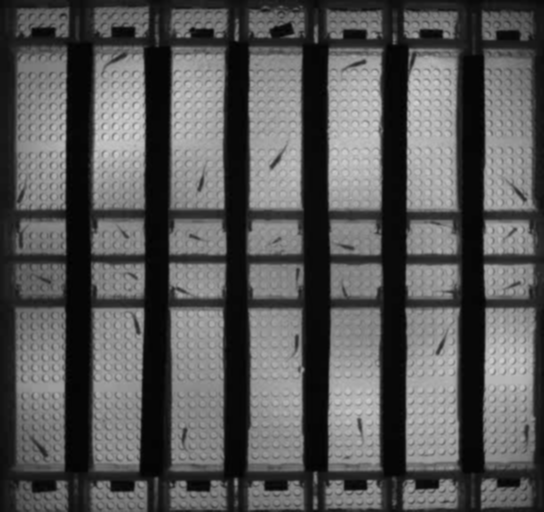
#> input picture data/input/frames/frame_000_original.png, 544 x 512 px
$ python -i motion_detector.py   (imports and definitions only)
#> lines starting #> are read from the running program, lines starting #| are printed output that depends on the picture; after the words box and inside, x2 and y2 are one past the last pixel; in counts of white or black regions, pixels touching at a corner belong together
"""Motion-based fish detection for tiny fish in challenging environments."""

import cv2
import numpy as np
from pathlib import Path
from typing import List, Tuple, Optional, Dict
from dataclasses import dataclass
from collections import deque
import time


@dataclass
class FishTrack:
    """Represents a tracked fish with position history and properties."""
    id: int
    x: int
    y: int
    width: int
    height: int
    area: int
    confidence: float
    age: int
    last_seen: int
    velocity: Tuple[float, float]
    position_history: List[Tuple[int, int]]


class BarMaskDetector:
    """Detects and creates masks for vertical bars/occluders in the tank."""

    def __init__(self, bar_width_threshold: int = 20, min_bar_length: int = 100):
        """
        Initialize bar mask detector.

        Args:
            bar_width_threshold: Maximum width to consider as a bar (pixels)
            min_bar_length: Minimum length to consider as a bar (pixels)
        """
        self.bar_width_threshold = bar_width_threshold
        self.min_bar_length = min_bar_length
        self.static_mask = None
        self.bar_regions = []

    def detect_bars(self, image: np.ndarray) -> np.ndarray:
        """Detect vertical bars and create a mask."""
        gray = cv2.cvtColor(image, cv2.COLOR_BGR2GRAY) if len(image.shape) == 3 else image

        # Use edge detection to find vertical lines
        edges = cv2.Canny(gray, 50, 150, apertureSize=3)

        # Detect lines using Hough transform
        lines = cv2.HoughLinesP(edges, 1, np.pi/180, threshold=100,
                               minLineLength=self.min_bar_length, maxLineGap=10)

        mask = np.zeros(gray.shape, dtype=np.uint8)
        bar_regions = []

        if lines is not None:
            for line in lines:
                x1, y1, x2, y2 = line[0]

                # Check if line is roughly vertical
                if abs(x2 - x1) < self.bar_width_threshold:
                    # Create a thicker line for the mask
                    thickness = max(3, abs(x2 - x1) + 10)
                    cv2.line(mask, (x1, y1), (x2, y2), 255, thickness)

                    # Store bar region for tracking
                    bar_regions.append({
                        'x': min(x1, x2),
                        'y': min(y1, y2),
                        'width': abs(x2 - x1) + thickness,
                        'height': abs(y2 - y1)
                    })

        self.bar_regions = bar_regions
        self.static_mask = mask
        return mask

    def update_mask(self, image: np.ndarray) -> np.ndarray:
        """Update bar mask, using static mask if available."""
        if self.static_mask is not None:
            return self.static_mask
        return self.detect_bars(image)


class MotionFishDetector:
    """Motion-based fish detector optimized for tiny fish in challenging environments."""

    def __init__(self,
                 var_threshold: int = 16,
                 history: int = 500,
                 detect_shadows: bool = False,
                 min_area: int = 20,
                 max_area: int = 800,
                 min_aspect_ratio: float = 2.2,
                 max_aspect_ratio: float = 8.0,
                 tracking_threshold: float = 0.3):
        """
        Initialize motion-based fish detector.

        Args:
            var_threshold: MOG2 variance threshold for background subtraction
            history: Number of frames for background model
            detect_shadows: Whether to detect shadows
            min_area: Minimum area for fish detection
            max_area: Maximum area for fish detection
            min_aspect_ratio: Minimum aspect ratio for fish (long and thin)
            max_aspect_ratio: Maximum aspect ratio for fish
            tracking_threshold: IoU threshold for tracking
        """
        self.var_threshold = var_threshold
        self.history = history
        self.detect_shadows = detect_shadows
        self.min_area = min_area
        self.max_area = max_area
        self.min_aspect_ratio = min_aspect_ratio
        self.max_aspect_ratio = max_aspect_ratio
        self.tracking_threshold = tracking_threshold

        # Initialize background subtractor
        self.bg_subtractor = cv2.createBackgroundSubtractorMOG2(
            varThreshold=var_threshold,
            detectShadows=detect_shadows,
            history=history
        )

        # Initialize bar mask detector
        self.bar_detector = BarMaskDetector()

        # Tracking variables
        self.tracks = {}
        self.next_id = 0
        self.frame_count = 0

        # Morphological kernels
        self.kernel_open = cv2.getStructuringElement(cv2.MORPH_ELLIPSE, (3, 3))
        self.kernel_close = cv2.getStructuringElement(cv2.MORPH_ELLIPSE, (5, 5))

        # Preprocessing parameters
        self.blur_kernel = (5, 5)
        self.clahe = cv2.createCLAHE(clipLimit=2.0, tileGridSize=(8, 8))

    def preprocess_frame(self, frame: np.ndarray) -> np.ndarray:
        """Preprocess frame for better detection."""
        # Convert to grayscale
        if len(frame.shape) == 3:
            gray = cv2.cvtColor(frame, cv2.COLOR_BGR2GRAY)
        else:
            gray = frame.copy()

        # Apply CLAHE for better contrast
        enhanced = self.clahe.apply(gray)

        # Apply Gaussian blur to reduce noise
        blurred = cv2.GaussianBlur(enhanced, self.blur_kernel, 0)

        return blurred

    def detect_motion_objects(self, frame: np.ndarray) -> List[Tuple[int, int, int, int, float]]:
        """Detect moving objects using background subtraction."""
        # Preprocess frame
        processed = self.preprocess_frame(frame)

        # Apply background subtraction
        fg_mask = self.bg_subtractor.apply(processed)

        # Get bar mask and apply it
        bar_mask = self.bar_detector.update_mask(frame)
        fg_mask[bar_mask == 255] = 0  # Ignore areas with bars

        # Morphological operations to clean up the mask
        fg_mask = cv2.morphologyEx(fg_mask, cv2.MORPH_OPEN, self.kernel_open, iterations=2)
        fg_mask = cv2.morphologyEx(fg_mask, cv2.MORPH_CLOSE, self.kernel_close, iterations=1)

        # Find contours
        contours, _ = cv2.findContours(fg_mask, cv2.RETR_EXTERNAL, cv2.CHAIN_APPROX_SIMPLE)

        detections = []
        for contour in contours:
            area = cv2.contourArea(contour)

            # Filter by area
            if area < self.min_area or area > self.max_area:
                continue

            # Get bounding rectangle
            x, y, w, h = cv2.boundingRect(contour)

            # Calculate aspect ratio
            aspect_ratio = max(w, h) / max(1, min(w, h))

            # Filter by aspect ratio (fish are long and thin)
            if aspect_ratio < self.min_aspect_ratio or aspect_ratio > self.max_aspect_ratio:
                continue

            # Calculate confidence based on shape and area
            confidence = self._calculate_confidence(contour, area, aspect_ratio)

            detections.append((x, y, w, h, confidence))

        return detections

    # [233 lines left out: functions _calculate_confidence, update_tracks, _calculate_iou, process_frame, visualize_tracks, process_video, not called in this run]

>>> import cv2
>>> picture = cv2.imread('../../data/input/frames/frame_000_original.png')
#> picture is the input picture: shape (512, 544, 3); min 1, max 213, mean 87.6
>>> result = MotionFishDetector().detect_motion_objects(picture)
#> in preprocess_frame, `enhanced = self.clahe.apply(gray)`:
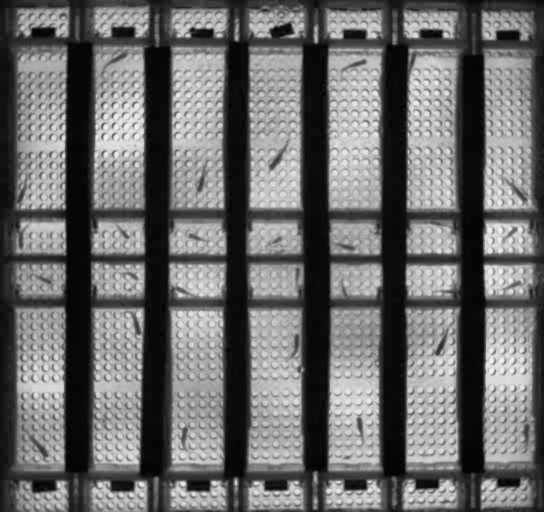
#> enhanced: shape (512, 544); min 1, max 241, mean 107.3
#> in detect_motion_objects, `fg_mask = self.bg_subtractor.apply(processed)`: fg_mask: shape (512, 544); every value is 255
#> in detect_bars, `edges = cv2.Canny(gray, 50, 150, apertureSize=3)`:
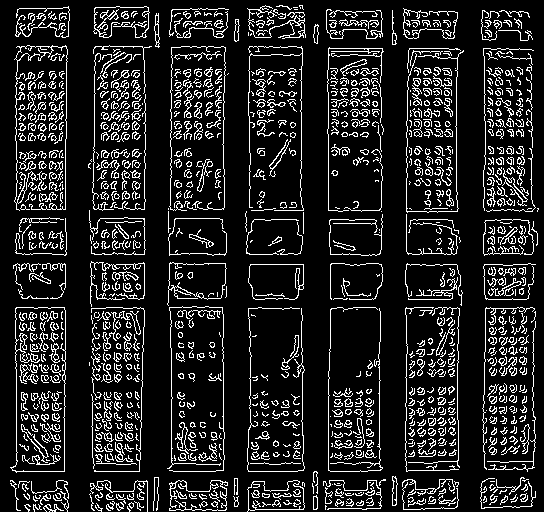
#> edges: shape (512, 544); 13.8% white in thin lines or dots
#> in detect_bars, `lines = cv2.HoughLinesP(edges, 1, np.pi/180, threshold=100, minLineLen..`: lines = 74 rows, first 6: [328, 210, 328, 48], [16, 209, 16, 72], [171, 177, 171, 47], [223, 470, 223, 314], [406, 251, 406, 121], [484, 467, 484, 352]
#> the loop in detect_bars, `for line in lines:` made 74 passes
#> (x1, y1, x2, y2, thickness) on passes 1, 2, 3, 4, 5, 6, 7, 8, 9, 11, 12, 13: (328, 210, 328, 48, 10), (16, 209, 16, 72, 10), (171, 177, 171, 47, 10), (223, 470, 223, 314, 10), (406, 251, 406, 121, 10), (484, 467, 484, 352, 10), (452, 269, 454, 375, 12), (104, 230, 108, 463, 14), (301, 210, 301, 66, 10), (498, 67, 502, 253, 14), (115, 312, 118, 464, 13), (522, 268, 526, 506, 14)
#> (x1, y1, x2, y2) on passes 10, 21, 26, 32, 38, 60: (170, 498, 380, 495), (282, 24, 455, 24), (171, 506, 330, 503), (326, 22, 455, 22), (172, 507, 280, 505), (170, 505, 380, 501)
#> after the loop in detect_bars, `for line in lines:`:
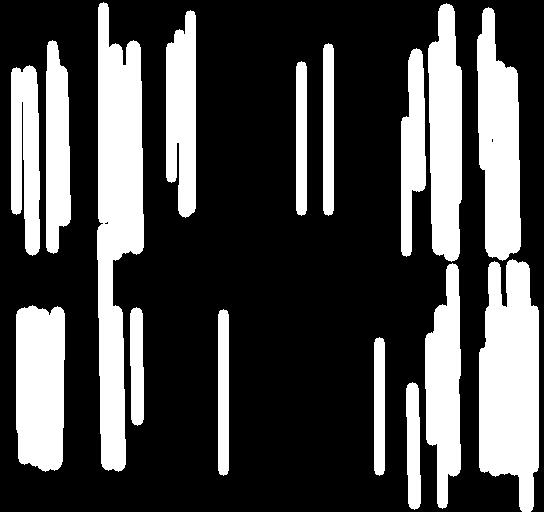
#> mask: shape (512, 544); 29.8% white; 16 white regions, largest, box (x1, y1, x2, y2) and area: (97, 2, 144, 472) 14586, (479, 259, 539, 512) 11954, (477, 7, 521, 261) 8160
#> after the loop in detect_bars, `for line in lines:`: bar_regions = 67 items
#> in detect_motion_objects, `fg_mask = cv2.morphologyEx(fg_mask, cv2.MORPH_OPEN, self.kernel_open, ..`:
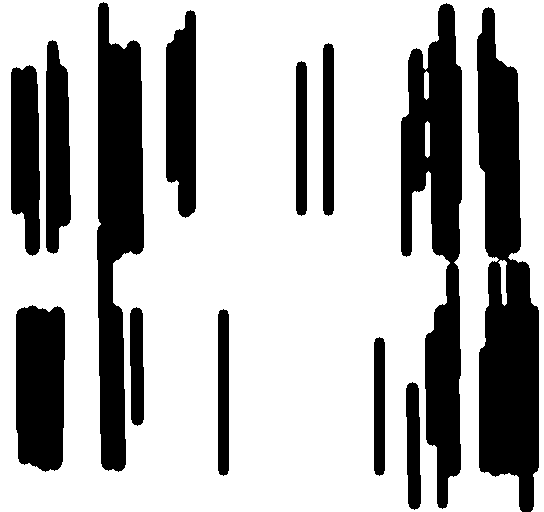
#> fg_mask: shape (512, 544); 70% white; 13 black regions, largest, box (x1, y1, x2, y2) and area: (477, 7, 539, 512) 20167, (401, 3, 462, 509) 17116, (97, 2, 144, 472) 14661
#> in detect_motion_objects, `fg_mask = cv2.morphologyEx(fg_mask, cv2.MORPH_CLOSE, self.kernel_close..`:
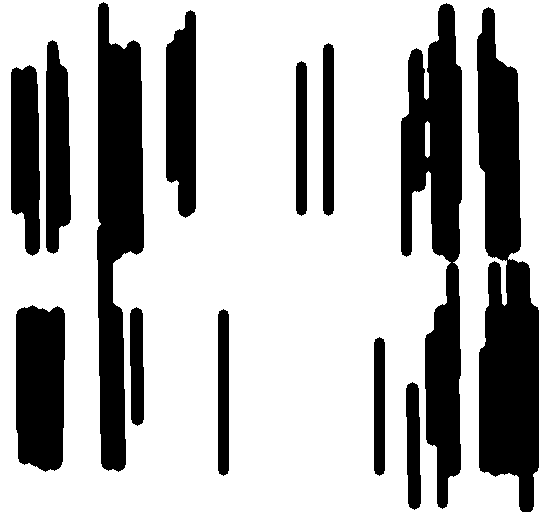
#> fg_mask: shape (512, 544); 70% white; 13 black regions
#> in detect_motion_objects, `contours, _ = cv2.findContours(fg_mask, cv2.RETR_EXTERNAL, cv2.CHAIN_A..`: contours = 1 contour; box (x1, y1, x2, y2) and area: (0, 0, 544, 512) 256743
#> the loop in detect_motion_objects, `for contour in contours:` made 1 pass
#> area on pass 1: 256743
#> after the loop in detect_motion_objects, `for contour in contours:`: detections = []
#> result = []
